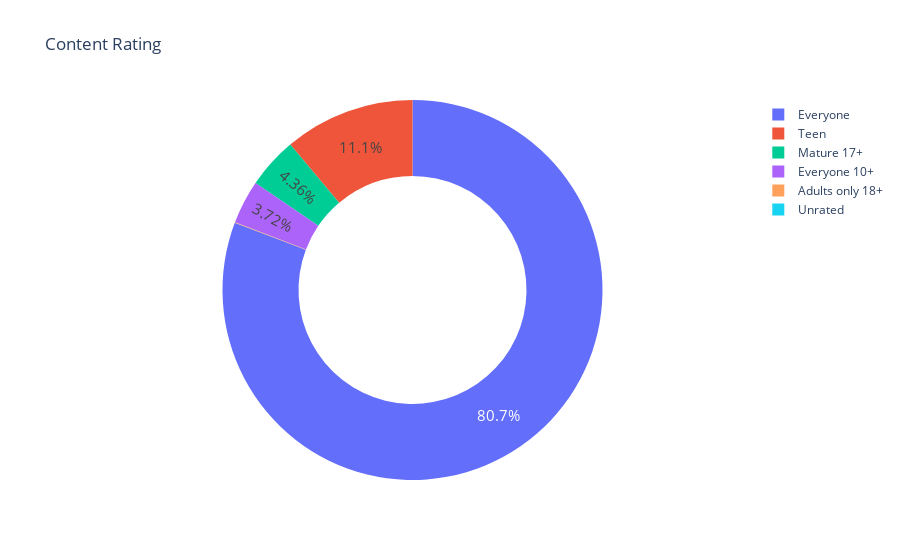

Source (notebook cell):
### Code cell
# Or you could do this: 
fig  =  px.pie(data_frame= clean_df, names ="Content_Rating", title="Content Rating", hole=0.6)
fig.update_traces(textposition='inside', textfont_size=15, textinfo='percent')
 
fig.show()

### Figure 1 — Plotly figure (JSON) as saved in the notebook; plotly's stock layout.template omitted (floating-point values rounded to 4 significant figures; data arrays with more than 128 entries replaced by an {"elided": "..."} marker saying what was removed)
{"data": [{"domain": {"x": [0, 1], "y": [0, 1]}, "hole": 0.6, "hovertemplate": "Content_Rating=%{label}<extra></extra>", "labels": {"elided": "8197 str values"}, "legendgroup": "", "name": "", "showlegend": true, "textfont": {"size": 15}, "textinfo": "percent", "textposition": "inside", "type": "pie"}], "layout": {"legend": {"tracegroupgap": 0}, "title": {"text": "Content Rating"}}}
